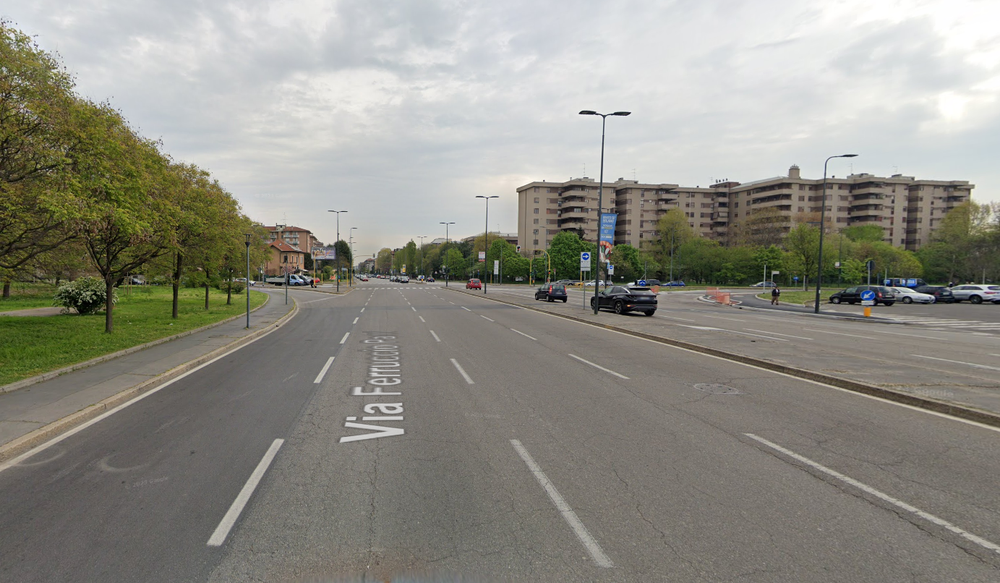
#> input picture input_img_flat/img1.png, 1000 x 583 px, shrunk from 1383 x 806 before the run; its folder holds only this picture in this run
$ python cannabis_Filter.py
#> lines starting #> are read from the running program, lines starting #| are printed output that depends on the picture
#> in process_folder, image is the input picture: shape (583, 1000, 3); mean B, G, R 132.2, 141.3, 142.5
import os
import cv2
import numpy as np
import random

# Funzioni per l'effetto cannabis
def increase_contrast(image):
    # Aumenta il contrasto dell'immagine.
    alpha = random.uniform(1.2, 1.5)
    beta = random.randint(20, 40)
    return cv2.convertScaleAbs(image, alpha=alpha, beta=beta)

def alter_stereoscopic_vision(image):
    # Crea un effetto di visione stereoscopica alterata.
    shift = random.randint(10, 20)  # Aumenta il valore di shift tra 10 e 20
    rows, cols, _ = image.shape
#> rows = 583; cols = 1000
    M = np.float32([[1, 0, shift], [0, 1, 0]])
    shifted = cv2.warpAffine(image, M, (cols, rows), borderMode=cv2.BORDER_REFLECT)
    b, g, r = cv2.split(image)
    b_shifted, g_shifted, r_shifted = cv2.split(shifted)
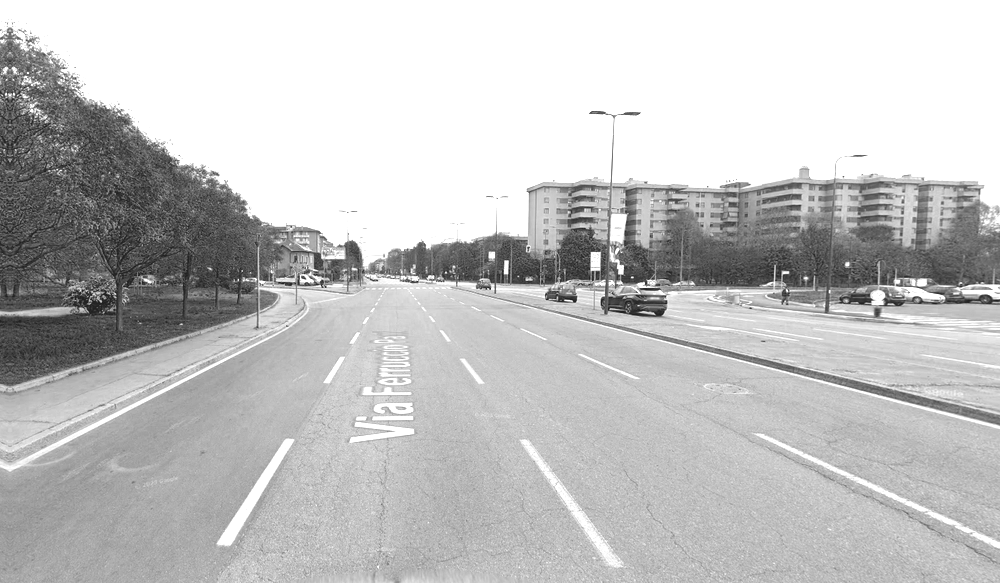
#> b_shifted: shape (583, 1000); min 33, max 255, mean 194.4
    combined = cv2.merge((b_shifted, g, r_shifted))
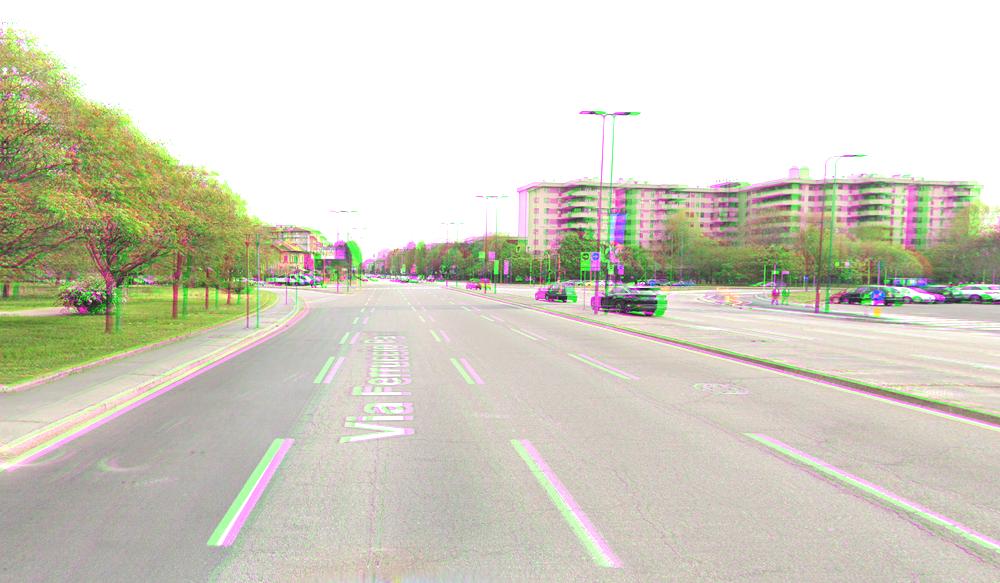
#> combined: shape (583, 1000, 3); mean B, G, R 194.4, 208.4, 210.5

    return combined

def increase_light_sensitivity(image):
    # Simula la sensibilità alla luce aumentando la luminosità senza stravolgere i colori, aggiungendo un effetto di bagliore delicato.
    lab = cv2.cvtColor(image, cv2.COLOR_BGR2LAB)
#> lab: shape (583, 1000, 3); mean of channels 0, 1, 2 212.8, 126.7, 135.6
    l, a, b = cv2.split(lab)
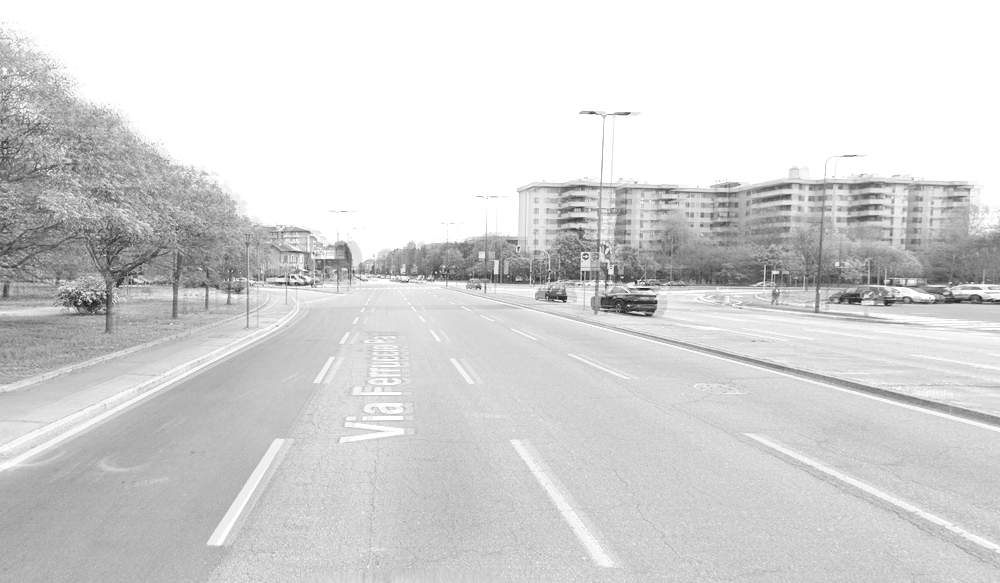
#> l: shape (583, 1000); min 33, max 255, mean 212.8
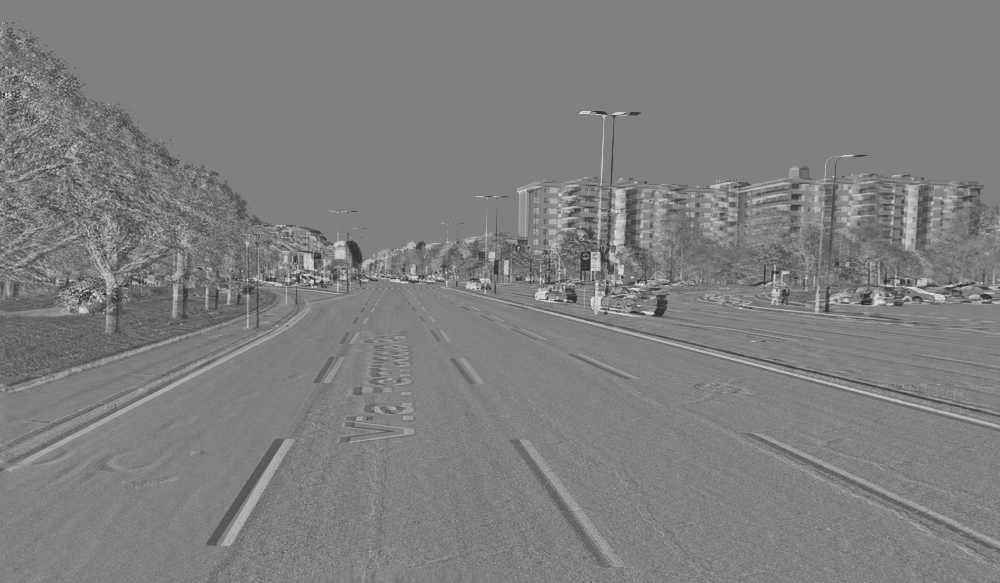
#> a: shape (583, 1000); min 44, max 223, mean 126.7
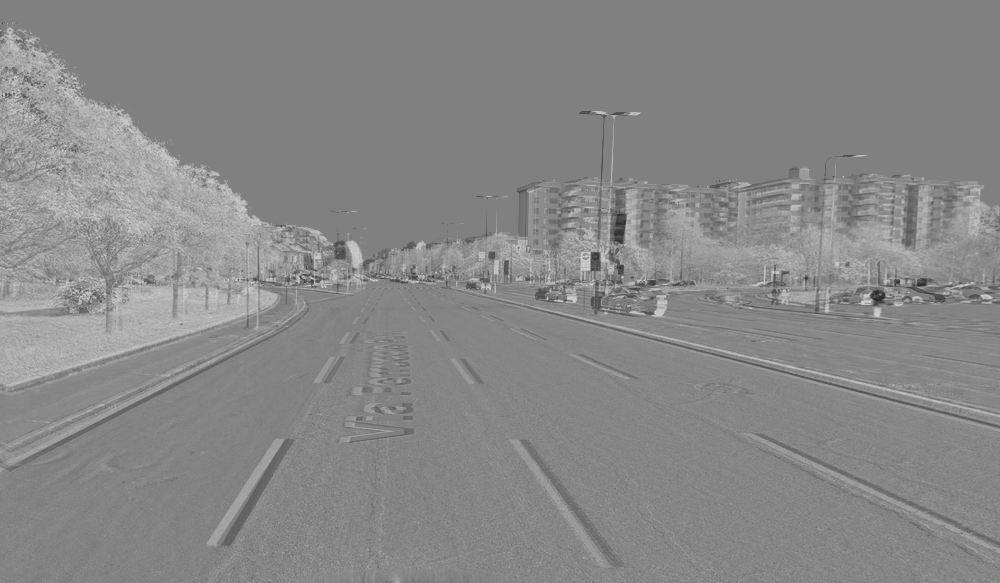
#> b: shape (583, 1000); min 27, max 213, mean 135.6
    l_boost = cv2.normalize(l, None, alpha=0, beta=255, norm_type=cv2.NORM_MINMAX)
    l_boost = np.clip(l_boost * random.uniform(1.1, 1.3), 0, 255).astype(np.uint8)
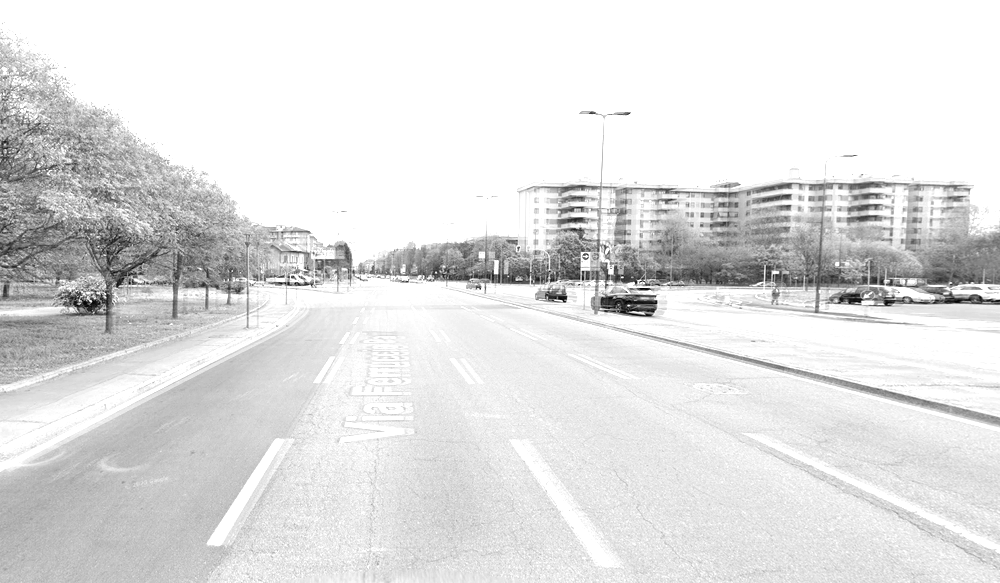
#> l_boost: shape (583, 1000); min 0, max 255, mean 224.5
    enhanced_lab = cv2.merge([l_boost, a, b])
#> enhanced_lab: shape (583, 1000, 3); mean of channels 0, 1, 2 224.5, 126.7, 135.6
    brightened_image = cv2.cvtColor(enhanced_lab, cv2.COLOR_LAB2BGR)
    glow_intensity = random.uniform(0.2, 0.4)
    glow = cv2.GaussianBlur(brightened_image, (25, 25), 0)
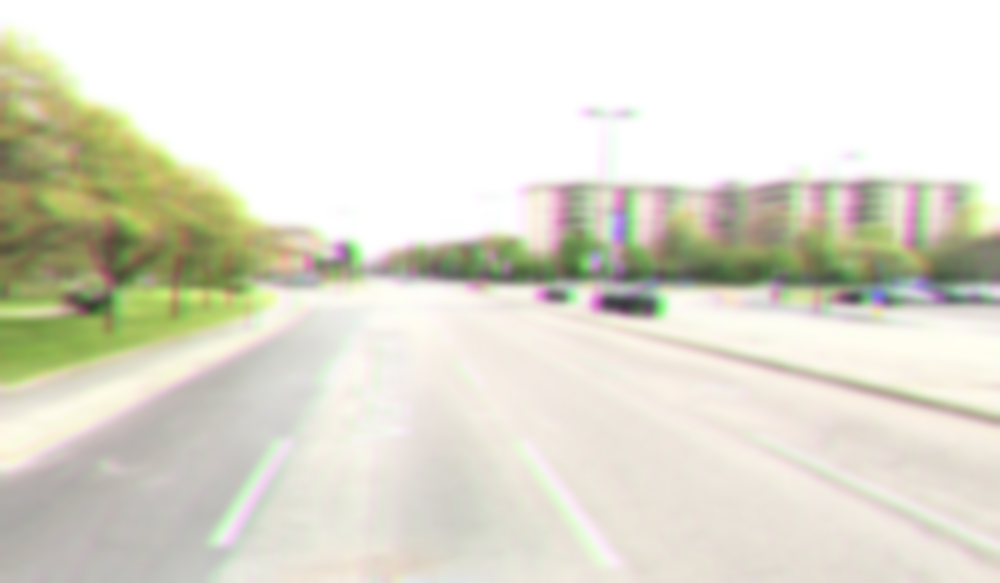
#> glow: shape (583, 1000, 3); mean B, G, R 206.8, 221, 222.6
    result = cv2.addWeighted(brightened_image, 1 - glow_intensity, glow, glow_intensity, 0)

    return result


def apply_cannabis_effect(image, output_folder, filename):
    # Applica l'effetto cannabis all'immagine.
    high_contrast = increase_contrast(image)
    cv2.imwrite(os.path.join(output_folder, f"{filename}_high_contrast.jpg"), high_contrast)
    altered_vision = alter_stereoscopic_vision(high_contrast)
    cv2.imwrite(os.path.join(output_folder, f"{filename}_altered_vision.jpg"), altered_vision)
    light_sensitive = increase_light_sensitivity(altered_vision)
    cv2.imwrite(os.path.join(output_folder, f"{filename}_light_sensitive.jpg"), light_sensitive)
    return light_sensitive

def process_folder(folder_path, output_folder):
    if not os.path.exists(output_folder):
        os.makedirs(output_folder)

    # Leggi tutte le immagini dalla cartella
    images = [f for f in os.listdir(folder_path) if f.endswith(('.png', '.jpg', '.jpeg', '.bmp', '.tiff'))]

    # Processa e salva le immagini con il filtro Alcol
    for filename in images:
        image_path = os.path.join(folder_path, filename)
        image = cv2.imread(image_path)

        # Applica gli effetti e salva le immagini alterate
        apply_cannabis_effect(image, output_folder, os.path.splitext(filename)[0])

# Cartelle root
process_folder('input_img_flat', 'output_img_distorted')

$ run again, on input_img_flat/img5.png
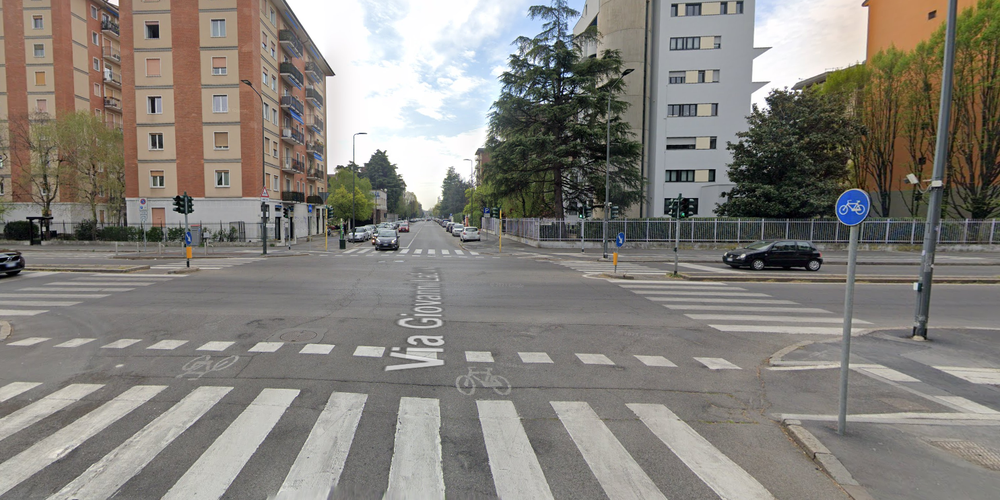
#> input picture input_img_flat/img5.png, 1000 x 500 px, shrunk from 1485 x 742 before the run
#> in process_folder, image is the input picture: shape (500, 1000, 3); mean B, G, R 122.6, 128.7, 132.6
#> lab: shape (500, 1000, 3); mean of channels 0, 1, 2 209.3, 128.9, 133.2
#> in increase_light_sensitivity, `l, a, b = cv2.split(lab)`:
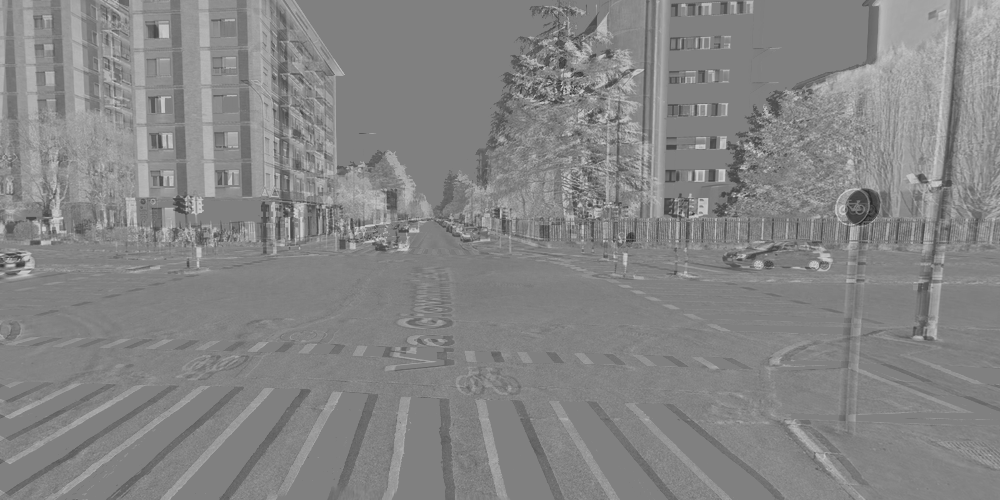
#> b: shape (500, 1000); min 35, max 208, mean 133.2
#> enhanced_lab: shape (500, 1000, 3); mean of channels 0, 1, 2 221.8, 128.9, 133.2
#> in increase_light_sensitivity, `glow = cv2.GaussianBlur(brightened_image, (25, 25), 0)`:
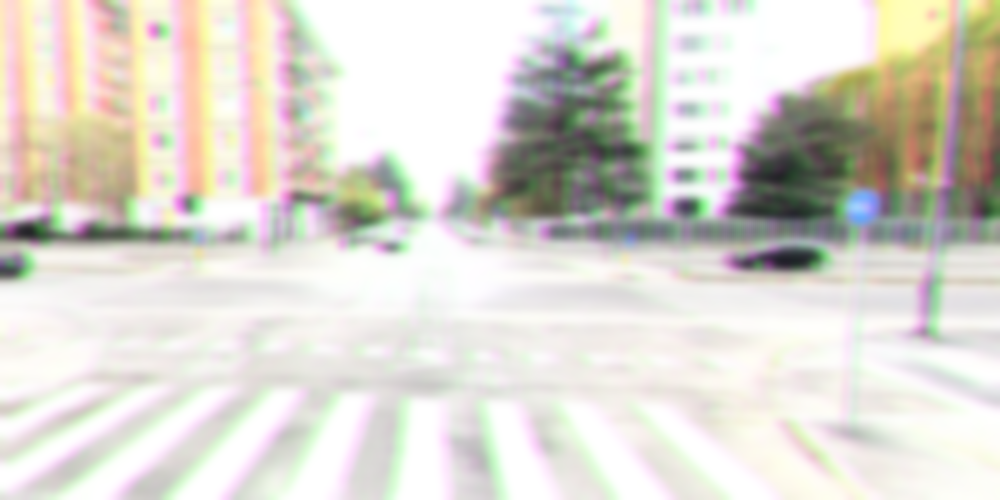
#> glow: shape (500, 1000, 3); mean B, G, R 207.6, 216.2, 219.7

$ run again, on input_img_flat/img6.png
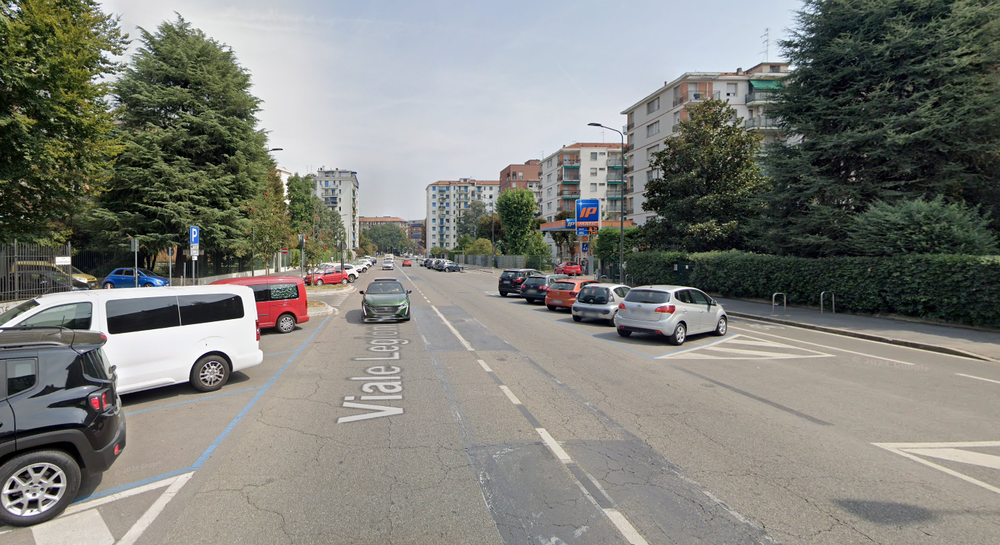
#> input picture input_img_flat/img6.png, 1000 x 545 px, shrunk from 1373 x 748 before the run
#> in process_folder, image is the input picture: shape (545, 1000, 3); mean B, G, R 122.2, 128.3, 127.6
#> lab: shape (545, 1000, 3); mean of channels 0, 1, 2 202.7, 126, 132.8
#> in increase_light_sensitivity, `l, a, b = cv2.split(lab)`:
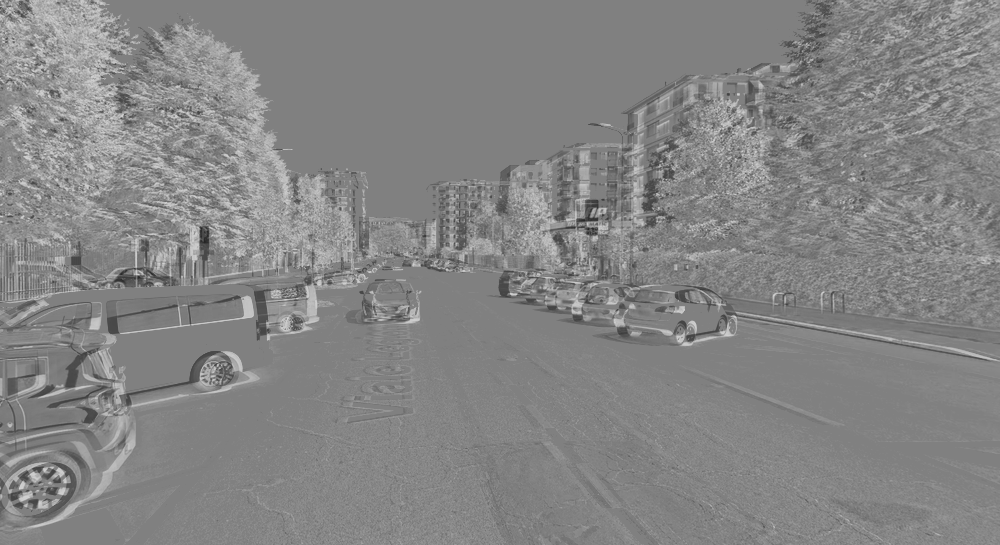
#> b: shape (545, 1000); min 35, max 209, mean 132.8
#> enhanced_lab: shape (545, 1000, 3); mean of channels 0, 1, 2 205.3, 126, 132.8
#> in increase_light_sensitivity, `result = cv2.addWeighted(brightened_image, 1 - glow_intensity, glow, g..`:
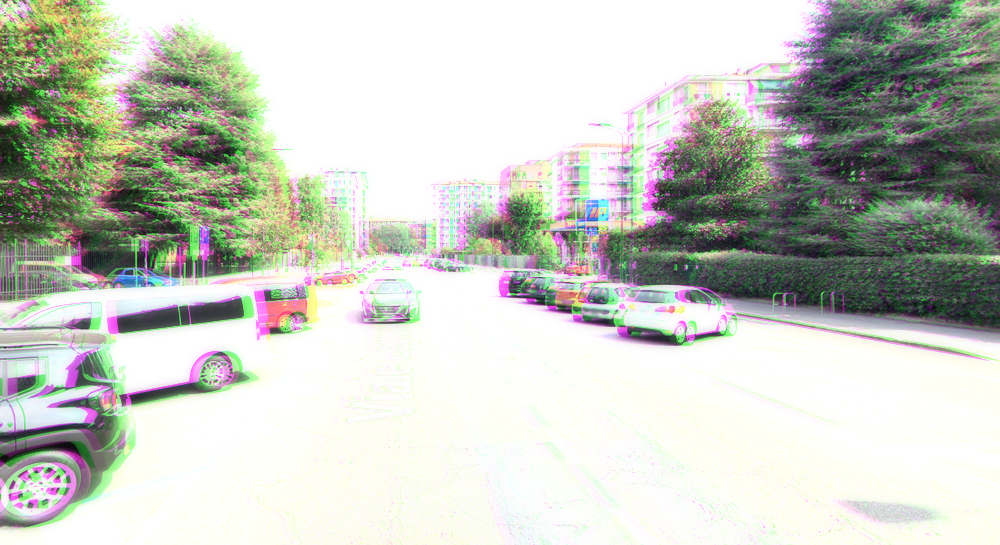
#> result: shape (545, 1000, 3); mean B, G, R 192.2, 201.3, 198.1

$ run again, on input_img_flat/img2.png
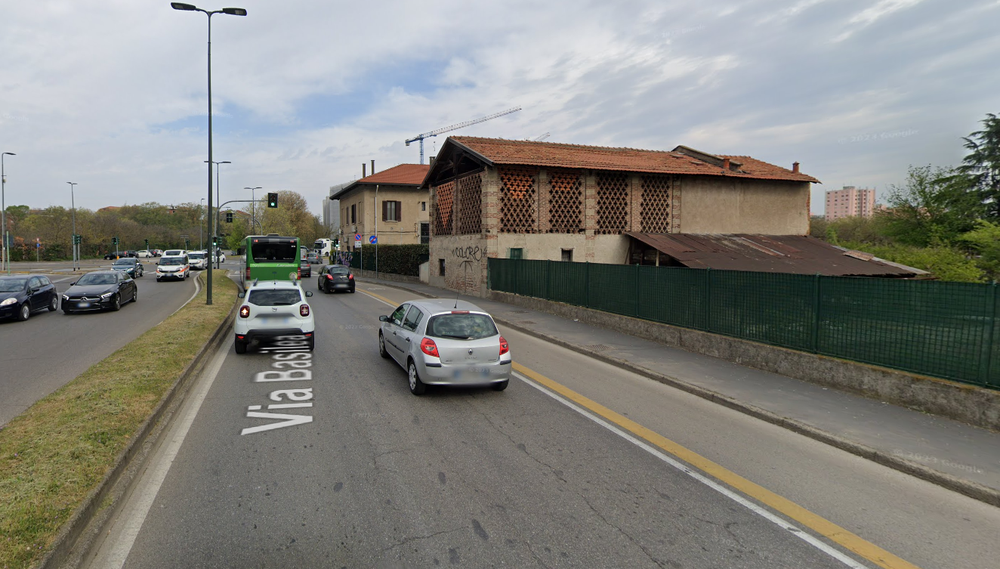
#> input picture input_img_flat/img2.png, 1000 x 569 px, shrunk from 1324 x 753 before the run
#> in process_folder, image is the input picture: shape (569, 1000, 3); mean B, G, R 123.8, 129.2, 129.4
#> lab: shape (569, 1000, 3); mean of channels 0, 1, 2 204.5, 127.6, 134.8
#> enhanced_lab: shape (569, 1000, 3); mean of channels 0, 1, 2 212.9, 127.6, 134.8
#> in increase_light_sensitivity, `glow = cv2.GaussianBlur(brightened_image, (25, 25), 0)`:
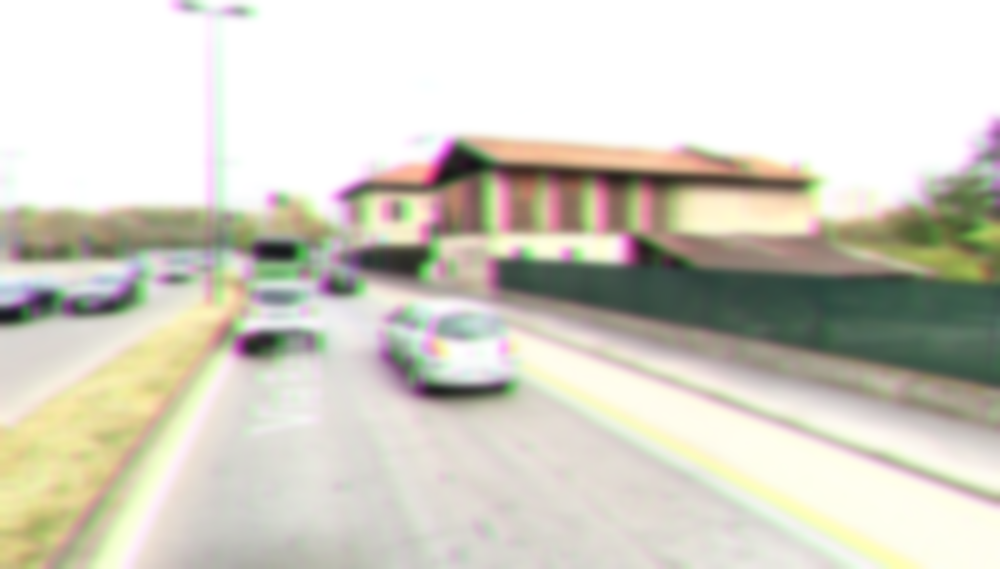
#> glow: shape (569, 1000, 3); mean B, G, R 196.4, 208.3, 211.1
